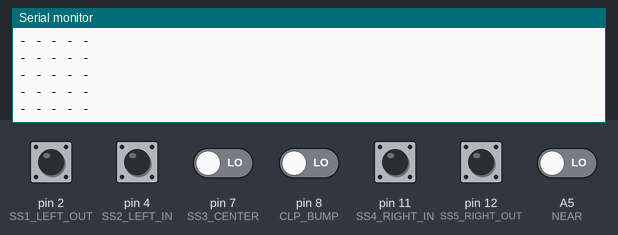
The sketch below on a simulated Arduino Uno, built with avr-gcc and run on an emulated ATmega328P. Shown: the last lines printed to the serial monitor. The inputs (shaded band) are chosen by the test bench; at power-on: A5 (NEAR), pin 2 (SS1_LEFT_OUT), pin 4 (SS2_LEFT_IN), pin 7 (SS3_CENTER), pin 8 (CLP_BUMP), pin 11 (SS4_RIGHT_IN), pin 12 (SS5_RIGHT_OUT) LOW.

Above: at 1.2 s.
1.3 s: pin 2 (SS1_LEFT_OUT) pulled HIGH for 1 s
At 2.8 s:
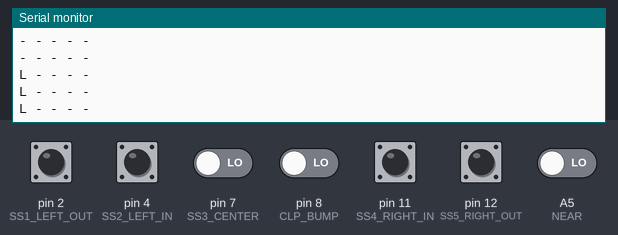
3.8 s: pin 4 (SS2_LEFT_IN) pulled HIGH for 1 s
At 4.5 s:
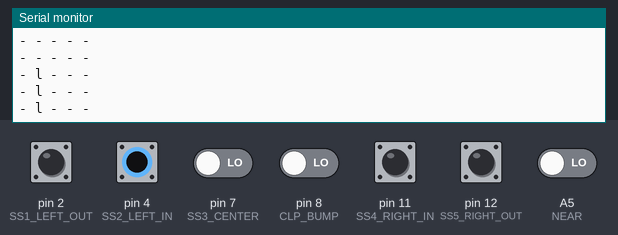
6.3 s: pin 7 (SS3_CENTER) driven HIGH
At 7.8 s:
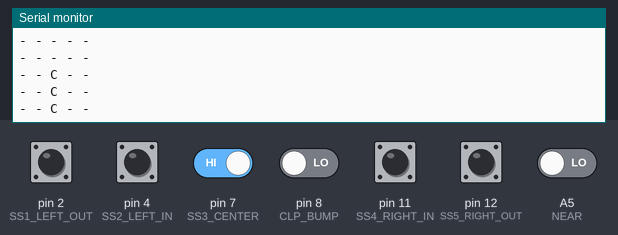
9.3 s: pin 8 (CLP_BUMP) driven HIGH
At 10.8 s:
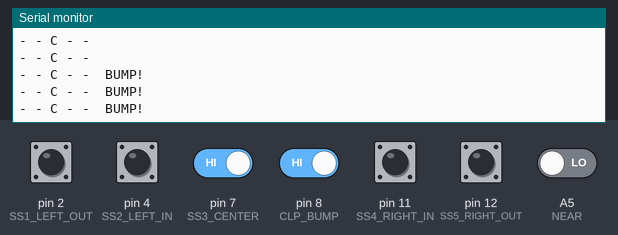
12.3 s: pin 11 (SS4_RIGHT_IN) pulled HIGH for 1 s
At 13.8 s:
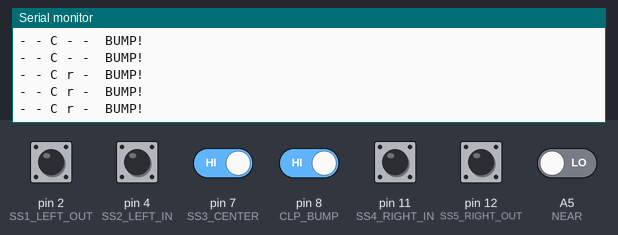
14.8 s: pin 12 (SS5_RIGHT_OUT) pulled HIGH for 1 s
At 15.8 s:
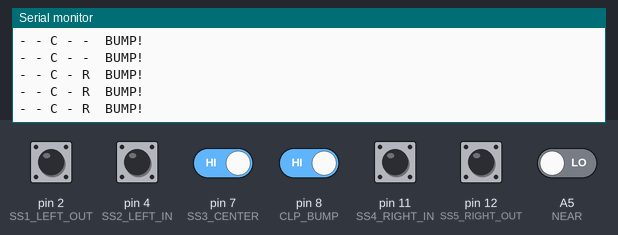

Measured:
- after the input at 1.3 s, the serial monitor: prints a new line after 0.70 s (image 1)
- after the input at 3.8 s, the serial monitor: prints a new line after 0.20 s (image 2)
- after the input at 6.3 s, the serial monitor: prints a new line after 0.70 s (image 3)
- after the input at 9.3 s, the serial monitor: prints a new line after 0.70 s (image 4)
- after the input at 12.3 s, the serial monitor: prints a new line after 0.70 s (image 5)
- after the input at 14.8 s, the serial monitor: prints a new line after 0.20 s (image 6)

The sketch:

bfd-1000.ino
```cpp
/*  프로그램 내용 : 5개의 IR센서를 사용한 예시
 *
 *  프로그램 작성 날짜 : 2020년 2월 5일
 *
 *  [수정날짜0205] - 핀번호 추가
 */

/* 핀번호 설정 */
#define SS1_LEFT_OUT  2
#define SS2_LEFT_IN   4
#define SS3_CENTER    7
#define CLP_BUMP      8
#define SS4_RIGHT_IN  11
#define SS5_RIGHT_OUT 12
#define NEAR          A5

/* 전역 변수 */
byte  LeftOut;
byte  LeftIn;
byte  Center;
byte  RightIn;
byte  RightOut;
byte  Bump;
int   Near;

unsigned long time; // 시간 측정을 위한 변수

void setup() {
  // put your setup code here, to run once:
  Serial.println("### Setup ###");
  Serial.begin(9600);

  time = millis();
}

void loop() {
  if((millis()-time)%1000 == 0)
  {
    getIRSensor();
    showIRSensor();
  }

}

void getIRSensor()
{
  LeftOut  = digitalRead(SS1_LEFT_OUT);
  LeftIn   = digitalRead(SS2_LEFT_IN);
  Center   = digitalRead(SS3_CENTER);
  RightIn  = digitalRead(SS4_RIGHT_IN);
  RightOut = digitalRead(SS5_RIGHT_OUT);
  Bump     = digitalRead(CLP_BUMP);
  Near     = digitalRead(NEAR);
}

void showIRSensor()
{
  if (LeftOut  == 1) {Serial.print("L ");} else {Serial.print("- ");}
  if (LeftIn   == 1) {Serial.print("l ");} else {Serial.print("- ");}
  if (Center   == 1) {Serial.print("C ");} else {Serial.print("- ");}
  if (RightIn  == 1) {Serial.print("r ");} else {Serial.print("- ");}
  if (RightOut == 1) {Serial.print("R ");} else {Serial.print("- ");}
  if (Bump     == 1) {Serial.print(" BUMP!");} else {Serial.print("      ");}
  if (Near     == 1) {Serial.print(" NEAR");}  else {Serial.print("    ");}
  Serial.println();
}
```
